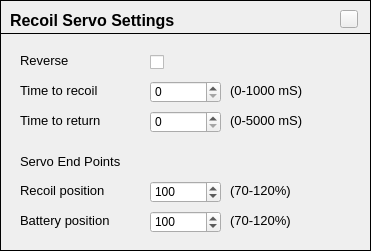
               <widget class="FrameContent" name="frmServo">
                <property name="geometry">
                 <rect>
                  <x>740</x>
                  <y>210</y>
                  <width>371</width>
                  <height>251</height>
                 </rect>
                </property>
                <property name="frameShape">
                 <enum>QFrame::Box</enum>
                </property>
                <property name="frameShadow">
                 <enum>QFrame::Plain</enum>
                </property>
                <widget class="QFrame" name="frame_43">
                 <property name="geometry">
                  <rect>
                   <x>0</x>
                   <y>25</y>
                   <width>371</width>
                   <height>16</height>
                  </rect>
                 </property>
                 <property name="frameShape">
                  <enum>QFrame::HLine</enum>
                 </property>
                 <property name="frameShadow">
                  <enum>QFrame::Plain</enum>
                 </property>
                </widget>
                <widget class="HelpButton" name="hpbServo">
                 <property name="geometry">
                  <rect>
                   <x>340</x>
                   <y>10</y>
                   <width>18</width>
                   <height>18</height>
                  </rect>
                 </property>
                 <property name="maximumSize">
                  <size>
                   <width>18</width>
                   <height>18</height>
                  </size>
                 </property>
                 <property name="text">
                  <string/>
                 </property>
                </widget>
                <widget class="QLabel" name="label_57">
                 <property name="geometry">
                  <rect>
                   <x>10</x>
                   <y>10</y>
                   <width>191</width>
                   <height>21</height>
                  </rect>
                 </property>
                 <property name="font">
                  <font>
                   <pointsize>12</pointsize>
                   <weight>75</weight>
                   <bold>true</bold>
                  </font>
                 </property>
                 <property name="text">
                  <string>Recoil Servo Settings</string>
                 </property>
                </widget>
                <widget class="QLabel" name="label_28">
                 <property name="geometry">
                  <rect>
                   <x>20</x>
                   <y>80</y>
                   <width>91</width>
                   <height>21</height>
                  </rect>
                 </property>
                 <property name="font">
                  <font>
                   <pointsize>10</pointsize>
                  </font>
                 </property>
                 <property name="text">
                  <string>Time to recoil</string>
                 </property>
                </widget>
                <widget class="QLabel" name="label_31">
                 <property name="geometry">
                  <rect>
                   <x>230</x>
                   <y>110</y>
                   <width>81</width>
                   <height>21</height>
                  </rect>
                 </property>
                 <property name="font">
                  <font>
                   <pointsize>10</pointsize>
                  </font>
                 </property>
                 <property name="text">
                  <string>(0-5000 mS)</string>
                 </property>
                </widget>
                <widget class="QLabel" name="label_30">
                 <property name="geometry">
                  <rect>
                   <x>20</x>
                   <y>110</y>
                   <width>91</width>
                   <height>21</height>
                  </rect>
                 </property>
                 <property name="font">
                  <font>
                   <pointsize>10</pointsize>
                  </font>
                 </property>
                 <property name="text">
                  <string>Time to return</string>
                 </property>
                </widget>
                <widget class="QSpinBox" name="spinRecoilTimeToRecoil">
                 <property name="geometry">
                  <rect>
                   <x>150</x>
                   <y>81</y>
                   <width>71</width>
                   <height>22</height>
                  </rect>
                 </property>
                 <property name="maximum">
                  <number>1000</number>
                 </property>
                </widget>
                <widget class="QCheckBox" name="chkRecoilServoReversed">
                 <property name="geometry">
                  <rect>
                   <x>150</x>
                   <y>53</y>
                   <width>21</width>
                   <height>18</height>
                  </rect>
                 </property>
                 <property name="text">
                  <string/>
                 </property>
                </widget>
                <widget class="QSpinBox" name="spinRecoilTimeToReturn">
                 <property name="geometry">
                  <rect>
                   <x>150</x>
                   <y>111</y>
                   <width>71</width>
                   <height>22</height>
                  </rect>
                 </property>
                 <property name="maximum">
                  <number>5000</number>
                 </property>
                </widget>
                <widget class="QLabel" name="label_316">
                 <property name="geometry">
                  <rect>
                   <x>20</x>
                   <y>50</y>
                   <width>121</width>
                   <height>21</height>
                  </rect>
                 </property>
                 <property name="font">
                  <font>
                   <pointsize>10</pointsize>
                  </font>
                 </property>
                 <property name="text">
                  <string>Reverse</string>
                 </property>
                </widget>
                <widget class="QLabel" name="label_29">
                 <property name="geometry">
                  <rect>
                   <x>230</x>
                   <y>80</y>
                   <width>81</width>
                   <height>21</height>
                  </rect>
                 </property>
                 <property name="font">
                  <font>
                   <pointsize>10</pointsize>
                  </font>
                 </property>
                 <property name="text">
                  <string>(0-1000 mS)</string>
                 </property>
                </widget>
                <widget class="QLabel" name="label_32">
                 <property name="geometry">
                  <rect>
                   <x>20</x>
                   <y>180</y>
                   <width>91</width>
                   <height>21</height>
                  </rect>
                 </property>
                 <property name="font">
                  <font>
                   <pointsize>10</pointsize>
                  </font>
                 </property>
                 <property name="text">
                  <string>Recoil position</string>
                 </property>
                </widget>
                <widget class="QLabel" name="label_33">
                 <property name="geometry">
                  <rect>
                   <x>230</x>
                   <y>180</y>
                   <width>81</width>
                   <height>21</height>
                  </rect>
                 </property>
                 <property name="font">
                  <font>
                   <pointsize>10</pointsize>
                  </font>
                 </property>
                 <property name="text">
                  <string>(70-120%)</string>
                 </property>
                </widget>
                <widget class="QSpinBox" name="spinEndPointRecoil">
                 <property name="geometry">
                  <rect>
                   <x>150</x>
                   <y>181</y>
                   <width>71</width>
                   <height>22</height>
                  </rect>
                 </property>
                 <property name="minimum">
                  <number>70</number>
                 </property>
                 <property name="maximum">
                  <number>120</number>
                 </property>
                 <property name="value">
                  <number>100</number>
                 </property>
                </widget>
                <widget class="QLabel" name="label_34">
                 <property name="geometry">
                  <rect>
                   <x>20</x>
                   <y>151</y>
                   <width>111</width>
                   <height>21</height>
                  </rect>
                 </property>
                 <property name="font">
                  <font>
                   <pointsize>10</pointsize>
                  </font>
                 </property>
                 <property name="text">
                  <string>Servo End Points</string>
                 </property>
                </widget>
                <widget class="QLabel" name="label_35">
                 <property name="geometry">
                  <rect>
                   <x>20</x>
                   <y>210</y>
                   <width>91</width>
                   <height>21</height>
                  </rect>
                 </property>
                 <property name="font">
                  <font>
                   <pointsize>10</pointsize>
                  </font>
                 </property>
                 <property name="text">
                  <string>Battery position</string>
                 </property>
                </widget>
                <widget class="QSpinBox" name="spinEndPointBattery">
                 <property name="geometry">
                  <rect>
                   <x>150</x>
                   <y>211</y>
                   <width>71</width>
                   <height>22</height>
                  </rect>
                 </property>
                 <property name="minimum">
                  <number>70</number>
                 </property>
                 <property name="maximum">
                  <number>120</number>
                 </property>
                 <property name="value">
                  <number>100</number>
                 </property>
                </widget>
                <widget class="QLabel" name="label_36">
                 <property name="geometry">
                  <rect>
                   <x>230</x>
                   <y>210</y>
                   <width>81</width>
                   <height>21</height>
                  </rect>
                 </property>
                 <property name="font">
                  <font>
                   <pointsize>10</pointsize>
                  </font>
                 </property>
                 <property name="text">
                  <string>(70-120%)</string>
                 </property>
                </widget>
               </widget>
